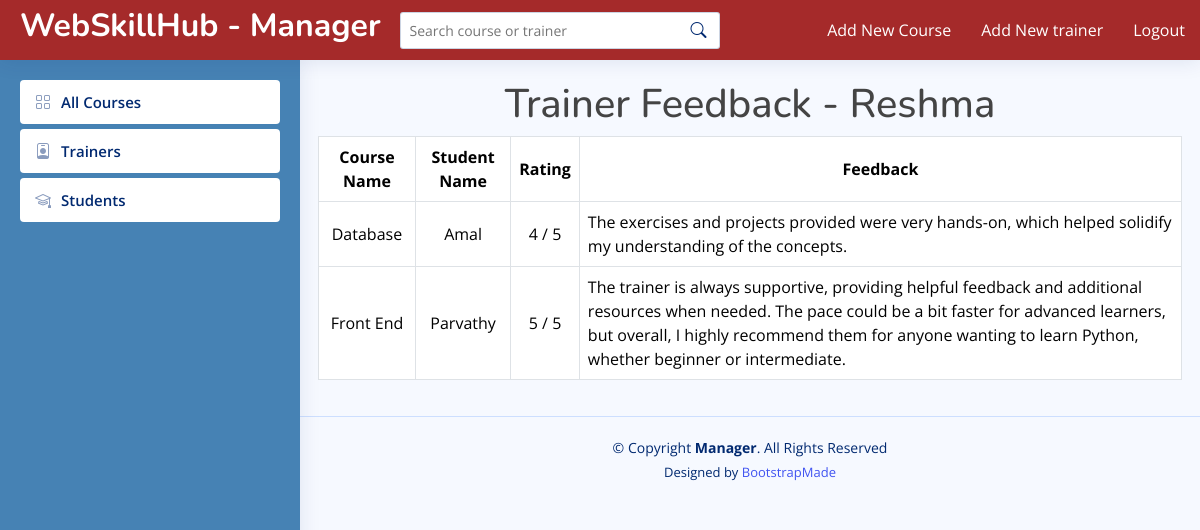
Screenshot of /manager/trainer_feedback/1/ (signed in) with the database file from the repository.
### managerapp/models.py (models this page shows, shortened)
class Trainer(models.Model):
    name = models.CharField(max_length=100)
    email = models.EmailField()
    username = models.CharField(max_length=100,null=True)
    password = models.CharField(max_length=100,null=True)
    type = models.CharField(max_length=100,null=True)
    skype_id = models.CharField(max_length=100,null=True)
    whatsapp = models.CharField(max_length=100, null=True)

class Course(models.Model):
    title = models.CharField(max_length=255)
    description = models.TextField()
    image = models.ImageField(upload_to='course_images/', default='default_image.jpg')
    trainer = models.ForeignKey(Trainer, on_delete=models.SET_NULL, null=True, blank=True)
    price = models.IntegerField(default=0)

class Student(models.Model):
    name = models.CharField(max_length=100)
    email = models.EmailField(unique=True)
    username = models.CharField(max_length=100, null=True, unique=True)
    password = models.CharField(max_length=128,null=True)
    type = models.CharField(max_length=100, null=True)
    country = models.ForeignKey('Country', on_delete=models.SET_NULL, null=True)
    state = models.ForeignKey('State', on_delete=models.SET_NULL, null=True)
    district = models.ForeignKey('District', on_delete=models.SET_NULL, null=True)

### trainerapp/models.py (models this page shows, shortened)
class Rating(models.Model):
    student = models.ForeignKey(Student, on_delete=models.CASCADE)
    trainer = models.ForeignKey(Trainer, on_delete=models.CASCADE)
    course = models.ForeignKey(Course, on_delete=models.CASCADE)
    rating = models.IntegerField(validators=[MinValueValidator(1), MaxValueValidator(5)])
    review = models.TextField(blank=True, null=True)

### managerapp/views.py (the view)
# urls.py: path('trainer_feedback/<int:trainer_id>/',views.trainer_feedback,name='trainer_feedback'),
def trainer_feedback(request, trainer_id):
    manager_id = request.session.get('manager_id')
    if not manager_id:
        return redirect('login')
    trainer = get_object_or_404(Trainer, id=trainer_id)
    try:
        rating = Rating.objects.filter(trainer=trainer)
    except Rating.DoesNotExist:
        rating = None
    context = {'trainer': trainer,'rating': rating}
    return render(request, 'manager/trainer_feedback.html', context)

### templates/manager/trainer_feedback.html
{% extends 'manager/base.html' %}
{% load static %}
{% block content %}
<h1 class="text-center">Trainer Feedback - {{ trainer.name }}</h1>
<table class="table table-bordered">
    <thead class="text-center align-middle">
        <tr>
            <th>Course Name</th>
            <th>Student Name</th>
            <th>Rating</th>
            <th>Feedback</th>
        </tr>
    </thead>
    <tbody class="align-middle">
        {% for course in trainer.course_set.all %}
            {% for rating in course.rating_set.all %}
                <tr>
                    <td class="text-center align-middle">{{ course.title }}</td>
                    <td class="text-center align-middle">{{ rating.student.name }}</td>
                    <td class="text-center align-middle">{{ rating.rating }} / 5</td>
                    <td class="align-middle">{{ rating.review }}</td>
                </tr>
            {% endfor %}
        {% endfor %}
    </tbody>
</table>
{% endblock %}

### static/assets/css/style.css (style rules this page uses)
:root { scroll-behavior: smooth; }
body { font-family: "Open Sans", sans-serif; background: #f6f9ff; color: #444444; }
h1, h2, h3, h4, h5, h6 { font-family: "Nunito", sans-serif; }

### rows the page displays
Trainer: name "Reshma"
Course: title "Database"
Rating: student.name "Amal", rating "4", review "The exercises and projects provided were very hands-on, which helped solidify my understanding of the concepts."
Course: title "Front End"
Rating: student.name "Parvathy", rating "5", review "The trainer is always supportive, providing helpful feedback and additional resources when needed. The pace could be a bit faster for advanced learners, but overall, I highly recommend them for anyone wanting to learn Python, whether beginner or intermediate."
